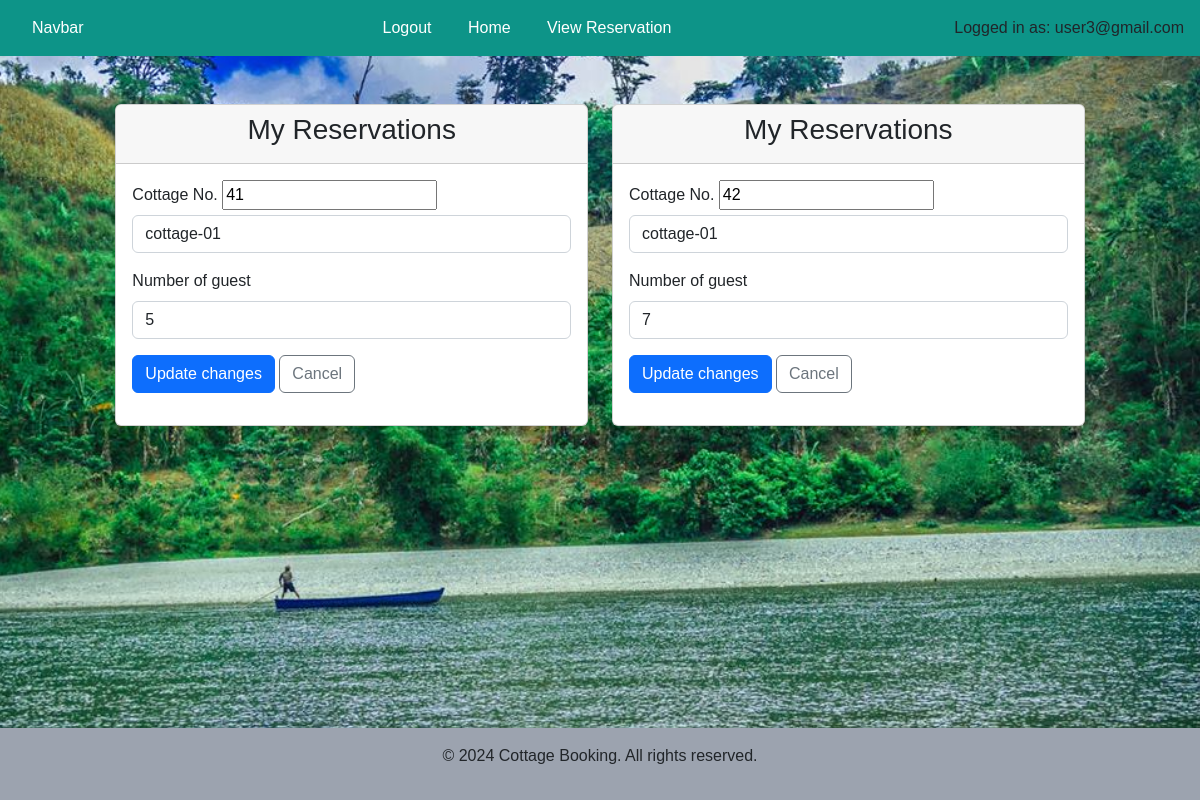
The page /myreserve_edit.php?cottage_id=1 (signed in) on the database its author committed.
### tables this page shows
CREATE TABLE `reservations` (
  `id` int(11) NOT NULL,
  `user_id` int(11) DEFAULT NULL,
  `cottage_id` int(11) DEFAULT NULL,
  `reservation_date` date DEFAULT NULL,
  `reservation_time` time DEFAULT NULL,
  `number_of_guest` int(11) DEFAULT NULL,
  `is_overnight` int(1) DEFAULT NULL,
  `created_at` timestamp NOT NULL DEFAULT current_timestamp() ON UPDATE current_timestamp(),
  `stats` enum('approved','active','canceled') DEFAULT 'active',
  `additional_cost` decimal(10,2) NOT NULL DEFAULT 0.00,
  `amount_paid` decimal(6,2) NOT NULL,
  `gcash_no` varchar(100) NOT NULL
);

CREATE TABLE `cottage` (
  `c_id` int(11) NOT NULL,
  `cottage_code` varchar(100) NOT NULL,
  `cs_id` int(11) NOT NULL,
  `availability` int(1) NOT NULL DEFAULT 0
);

### myreserve_edit.php (the view, shortened to what this page needs)
<?php
require ('./config/dbcon.php');
$email = $_SESSION['email'];
?>
<!DOCTYPE html>
<html lang="en">
<head>
    <link href="https://cdn.jsdelivr.net/npm/bootstrap@5.2.3/dist/css/bootstrap.min.css" rel="stylesheet"
>
    <link rel="stylesheet" href="https://cdnjs.cloudflare.com/ajax/libs/font-awesome/6.5.2/css/all.min.css"
 />
</head>
<body>
    <nav>
        <div>
            <a href="#">Navbar</a>
        </div>
        <div>
            <a href="#" onclick="confirmLogout();" style="cursor:pointer">Logout</a>
            <a href="index.php">Home</a>
            <a href="myreserve.php">View Reservation</a>
        </div>
        <div>
            <?php
            echo "Logged in as: " . $email;
            ?>
        </div>
    </nav>
    <div class="container-fluid px-3">
        <?php
        if (isset($_GET['cottage_id'])) {
            $cottageId = $_GET['cottage_id'];
            ?>
            <div class="row justify-content-center">
                <?php
                $query = "SELECT r.id AS reservation_id, c.cottage_code, cs.cottage_name, r.reservation_date, r.stats, r.number_of_guest
                      FROM reservations r
                      INNER JOIN cottage c ON r.cottage_id = c.c_id
                      INNER JOIN cottages cs ON c.cs_id = cs.id
                      WHERE r.user_id = (SELECT id FROM users WHERE email = '$email') AND c.c_id=' $cottageId'";
                $query_run = mysqli_query($conn, $query);
                if ($query_run === false) {
                    echo "<p>Error: " . mysqli_error($conn) . "</p>";
                } else {
                    if (mysqli_num_rows($query_run) > 0) {
                        while ($row = mysqli_fetch_assoc($query_run)) {
                            ?>
                            <div class="col-5">
                                <div class="card mt-5">
                                    <div class="card-header">
                                        <h3 class="text-center card-title">My Reservations</h3>
                                    </div>
                                    <div class="card-body">
                                        <form method="POST" action="code.php">
                                            <div class="mb-3">
                                                <label class="form-label">Cottage No.</label>
                                                <input type="text" name="reserveId" value="<?= $row['reservation_id'] ?>">
                                                <input type="text" class="form-control" value="<?= $row['cottage_code'] ?>"
                                                    name="cottage_no" readonly>
                                            </div>
                                            <div class="mb-3">
                                                <label class="form-label">Number of guest</label>
                                                <input type="text" class="form-control" value="<?= $row['number_of_guest'] ?>"
                                                    name="guest_no">
                                            </div>
                                            <div class="mb-3">
                                                <button type="submit" class="btn btn-primary" name="myreserve_update">
                                                    Update changes
                                                </button>
                                                <a class="btn btn-outline-secondary" href="myreserve.php" role="button">
                                                    Cancel
                                                </a>
                                            </div>
                                        </form>
                                    </div>
                                </div>
                            </div>
                            <?php
                        }
                    } else {
                        echo "<p>No reservations found.</p>";
                    }
                }
                ?>
            </div>
            <?php
        } else {
            echo "No cottage ID provided.";
            exit();
        }
        ?>
    </div>
    <footer>
        <p>&copy; 2024 Cottage Booking. All rights reserved.</p>
    </footer>
</body>
</html>

### myreserve_edit.php (style rules this page uses)
body { font-family: Arial, sans-serif; background: url('abuan.jpg') no-repeat center center; background-size: cover; min-height: 100vh; margin: 0; padding: 0; box-sizing: border-box; }
nav { background-color: #0d9488; padding: 1em; display: flex; justify-content: space-between; align-items: center; }
nav a { color: white; text-decoration: none; margin: 0 1em; }
footer { background-color: #9ca3af; text-align: center; padding: 1em; position: fixed; bottom: 0; width: 100%; }

### rows shown on the page
reservations: reserveId "41", cottage_no "cottage-01", guest_no "5"
reservations: reserveId "42", cottage_no "cottage-01", guest_no "7"

### other values the page prints
$email "user3@gmail.com"
